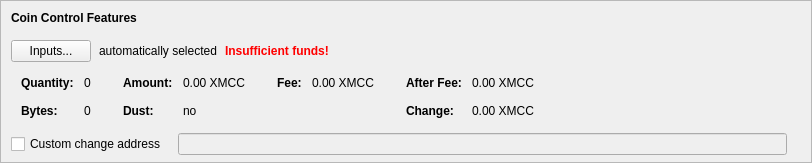
    <widget class="QFrame" name="frameCoinControl">
     <property name="sizePolicy">
      <sizepolicy hsizetype="Expanding" vsizetype="Expanding">
       <horstretch>0</horstretch>
       <verstretch>0</verstretch>
      </sizepolicy>
     </property>
     <property name="maximumSize">
      <size>
       <width>16777215</width>
       <height>16777215</height>
      </size>
     </property>
     <property name="frameShape">
      <enum>QFrame::StyledPanel</enum>
     </property>
     <property name="frameShadow">
      <enum>QFrame::Sunken</enum>
     </property>
     <layout class="QVBoxLayout" name="verticalLayoutCoinControl2">
      <property name="spacing">
       <number>0</number>
      </property>
      <property name="leftMargin">
       <number>0</number>
      </property>
      <property name="topMargin">
       <number>0</number>
      </property>
      <property name="rightMargin">
       <number>0</number>
      </property>
      <property name="bottomMargin">
       <number>6</number>
      </property>
      <item>
       <layout class="QVBoxLayout" name="verticalLayoutCoinControl" stretch="0,0,0,0,1">
        <property name="spacing">
         <number>0</number>
        </property>
        <property name="leftMargin">
         <number>10</number>
        </property>
        <property name="topMargin">
         <number>10</number>
        </property>
        <item>
         <layout class="QHBoxLayout" name="horizontalLayoutCoinControl1">
          <property name="bottomMargin">
           <number>15</number>
          </property>
          <item>
           <widget class="QLabel" name="labelCoinControlFeatures">
            <property name="sizePolicy">
             <sizepolicy hsizetype="Preferred" vsizetype="Maximum">
              <horstretch>0</horstretch>
              <verstretch>0</verstretch>
             </sizepolicy>
            </property>
            <property name="font">
             <font>
              <weight>75</weight>
              <bold>true</bold>
             </font>
            </property>
            <property name="styleSheet">
             <string notr="true">font-weight:bold;</string>
            </property>
            <property name="text">
             <string>Coin Control Features</string>
            </property>
           </widget>
          </item>
         </layout>
        </item>
        <item>
         <layout class="QHBoxLayout" name="horizontalLayoutCoinControl2" stretch="0,0,0,0">
          <property name="spacing">
           <number>8</number>
          </property>
          <property name="bottomMargin">
           <number>10</number>
          </property>
          <item>
           <widget class="QPushButton" name="pushButtonCoinControl">
            <property name="styleSheet">
             <string notr="true"/>
            </property>
            <property name="text">
             <string>Inputs...</string>
            </property>
            <property name="autoDefault">
             <bool>false</bool>
            </property>
           </widget>
          </item>
          <item>
           <widget class="QLabel" name="labelCoinControlAutomaticallySelected">
            <property name="text">
             <string>automatically selected</string>
            </property>
            <property name="margin">
             <number>5</number>
            </property>
           </widget>
          </item>
          <item>
           <widget class="QLabel" name="labelCoinControlInsuffFunds">
            <property name="font">
             <font>
              <weight>75</weight>
              <bold>true</bold>
             </font>
            </property>
            <property name="styleSheet">
             <string notr="true">color:red;font-weight:bold;</string>
            </property>
            <property name="text">
             <string>Insufficient funds!</string>
            </property>
            <property name="margin">
             <number>5</number>
            </property>
           </widget>
          </item>
          <item>
           <spacer name="horizontalSpacerCoinControl">
            <property name="orientation">
             <enum>Qt::Horizontal</enum>
            </property>
            <property name="sizeHint" stdset="0">
             <size>
              <width>40</width>
              <height>1</height>
             </size>
            </property>
           </spacer>
          </item>
         </layout>
        </item>
        <item>
         <widget class="QWidget" name="widgetCoinControl" native="true">
          <property name="sizePolicy">
           <sizepolicy hsizetype="Preferred" vsizetype="Preferred">
            <horstretch>0</horstretch>
            <verstretch>0</verstretch>
           </sizepolicy>
          </property>
          <property name="minimumSize">
           <size>
            <width>0</width>
            <height>0</height>
           </size>
          </property>
          <property name="styleSheet">
           <string notr="true"/>
          </property>
          <layout class="QHBoxLayout" name="horizontalLayoutCoinControl5">
           <property name="leftMargin">
            <number>0</number>
           </property>
           <property name="topMargin">
            <number>0</number>
           </property>
           <property name="rightMargin">
            <number>0</number>
           </property>
           <property name="bottomMargin">
            <number>0</number>
           </property>
           <item>
            <layout class="QHBoxLayout" name="horizontalLayoutCoinControl3" stretch="0,0,0,1">
             <property name="spacing">
              <number>20</number>
             </property>
             <property name="topMargin">
              <number>0</number>
             </property>
             <property name="bottomMargin">
              <number>10</number>
             </property>
             <item>
              <layout class="QFormLayout" name="formLayoutCoinControl1">
               <property name="horizontalSpacing">
                <number>10</number>
               </property>
               <property name="verticalSpacing">
                <number>14</number>
               </property>
               <property name="leftMargin">
                <number>10</number>
               </property>
               <property name="topMargin">
                <number>4</number>
               </property>
               <property name="rightMargin">
                <number>6</number>
               </property>
               <item row="0" column="0">
                <widget class="QLabel" name="labelCoinControlQuantityText">
                 <property name="font">
                  <font>
                   <weight>75</weight>
                   <bold>true</bold>
                  </font>
                 </property>
                 <property name="text">
                  <string>Quantity:</string>
                 </property>
                 <property name="margin">
                  <number>0</number>
                 </property>
                </widget>
               </item>
               <item row="0" column="1">
                <widget class="QLabel" name="labelCoinControlQuantity">
                 <property name="cursor">
                  <cursorShape>IBeamCursor</cursorShape>
                 </property>
                 <property name="contextMenuPolicy">
                  <enum>Qt::ActionsContextMenu</enum>
                 </property>
                 <property name="text">
                  <string notr="true">0</string>
                 </property>
                 <property name="margin">
                  <number>0</number>
                 </property>
                 <property name="textInteractionFlags">
                  <set>Qt::LinksAccessibleByMouse|Qt::TextSelectableByKeyboard|Qt::TextSelectableByMouse</set>
                 </property>
                </widget>
               </item>
               <item row="1" column="0">
                <widget class="QLabel" name="labelCoinControlBytesText">
                 <property name="font">
                  <font>
                   <weight>75</weight>
                   <bold>true</bold>
                  </font>
                 </property>
                 <property name="text">
                  <string>Bytes:</string>
                 </property>
                </widget>
               </item>
               <item row="1" column="1">
                <widget class="QLabel" name="labelCoinControlBytes">
                 <property name="cursor">
                  <cursorShape>IBeamCursor</cursorShape>
                 </property>
                 <property name="contextMenuPolicy">
                  <enum>Qt::ActionsContextMenu</enum>
                 </property>
                 <property name="text">
                  <string notr="true">0</string>
                 </property>
                 <property name="textInteractionFlags">
                  <set>Qt::LinksAccessibleByMouse|Qt::TextSelectableByKeyboard|Qt::TextSelectableByMouse</set>
                 </property>
                </widget>
               </item>
              </layout>
             </item>
             <item>
              <layout class="QFormLayout" name="formLayoutCoinControl2">
               <property name="horizontalSpacing">
                <number>10</number>
               </property>
               <property name="verticalSpacing">
                <number>14</number>
               </property>
               <property name="leftMargin">
                <number>6</number>
               </property>
               <property name="topMargin">
                <number>4</number>
               </property>
               <property name="rightMargin">
                <number>6</number>
               </property>
               <item row="0" column="0">
                <widget class="QLabel" name="labelCoinControlAmountText">
                 <property name="font">
                  <font>
                   <weight>75</weight>
                   <bold>true</bold>
                  </font>
                 </property>
                 <property name="text">
                  <string>Amount:</string>
                 </property>
                 <property name="margin">
                  <number>0</number>
                 </property>
                </widget>
               </item>
               <item row="0" column="1">
                <widget class="QLabel" name="labelCoinControlAmount">
                 <property name="cursor">
                  <cursorShape>IBeamCursor</cursorShape>
                 </property>
                 <property name="contextMenuPolicy">
                  <enum>Qt::ActionsContextMenu</enum>
                 </property>
                 <property name="text">
                  <string notr="true">0.00 XMCC</string>
                 </property>
                 <property name="textInteractionFlags">
                  <set>Qt::LinksAccessibleByMouse|Qt::TextSelectableByKeyboard|Qt::TextSelectableByMouse</set>
                 </property>
                </widget>
               </item>
               <item row="1" column="0">
                <widget class="QLabel" name="labelCoinControlLowOutputText">
                 <property name="font">
                  <font>
                   <weight>75</weight>
                   <bold>true</bold>
                  </font>
                 </property>
                 <property name="text">
                  <string>Dust:</string>
                 </property>
                </widget>
               </item>
               <item row="1" column="1">
                <widget class="QLabel" name="labelCoinControlLowOutput">
                 <property name="cursor">
                  <cursorShape>IBeamCursor</cursorShape>
                 </property>
                 <property name="contextMenuPolicy">
                  <enum>Qt::ActionsContextMenu</enum>
                 </property>
                 <property name="text">
                  <string notr="true">no</string>
                 </property>
                 <property name="textInteractionFlags">
                  <set>Qt::LinksAccessibleByMouse|Qt::TextSelectableByKeyboard|Qt::TextSelectableByMouse</set>
                 </property>
                </widget>
               </item>
              </layout>
             </item>
             <item>
              <layout class="QFormLayout" name="formLayoutCoinControl3">
               <property name="horizontalSpacing">
                <number>10</number>
               </property>
               <property name="verticalSpacing">
                <number>14</number>
               </property>
               <property name="leftMargin">
                <number>6</number>
               </property>
               <property name="topMargin">
                <number>4</number>
               </property>
               <property name="rightMargin">
                <number>6</number>
               </property>
               <item row="0" column="0">
                <widget class="QLabel" name="labelCoinControlFeeText">
                 <property name="font">
                  <font>
                   <weight>75</weight>
                   <bold>true</bold>
                  </font>
                 </property>
                 <property name="text">
                  <string>Fee:</string>
                 </property>
                 <property name="margin">
                  <number>0</number>
                 </property>
                </widget>
               </item>
               <item row="0" column="1">
                <widget class="QLabel" name="labelCoinControlFee">
                 <property name="cursor">
                  <cursorShape>IBeamCursor</cursorShape>
                 </property>
                 <property name="contextMenuPolicy">
                  <enum>Qt::ActionsContextMenu</enum>
                 </property>
                 <property name="text">
                  <string notr="true">0.00 XMCC</string>
                 </property>
                 <property name="textInteractionFlags">
                  <set>Qt::LinksAccessibleByMouse|Qt::TextSelectableByKeyboard|Qt::TextSelectableByMouse</set>
                 </property>
                </widget>
               </item>
              </layout>
             </item>
             <item>
              <layout class="QFormLayout" name="formLayoutCoinControl4">
               <property name="horizontalSpacing">
                <number>10</number>
               </property>
               <property name="verticalSpacing">
                <number>14</number>
               </property>
               <property name="leftMargin">
                <number>6</number>
               </property>
               <property name="topMargin">
                <number>4</number>
               </property>
               <property name="rightMargin">
                <number>6</number>
               </property>
               <item row="0" column="0">
                <widget class="QLabel" name="labelCoinControlAfterFeeText">
                 <property name="font">
                  <font>
                   <weight>75</weight>
                   <bold>true</bold>
                  </font>
                 </property>
                 <property name="text">
                  <string>After Fee:</string>
                 </property>
                 <property name="margin">
                  <number>0</number>
                 </property>
                </widget>
               </item>
               <item row="0" column="1">
                <widget class="QLabel" name="labelCoinControlAfterFee">
                 <property name="cursor">
                  <cursorShape>IBeamCursor</cursorShape>
                 </property>
                 <property name="contextMenuPolicy">
                  <enum>Qt::ActionsContextMenu</enum>
                 </property>
                 <property name="text">
                  <string notr="true">0.00 XMCC</string>
                 </property>
                 <property name="textInteractionFlags">
                  <set>Qt::LinksAccessibleByMouse|Qt::TextSelectableByKeyboard|Qt::TextSelectableByMouse</set>
                 </property>
                </widget>
               </item>
               <item row="1" column="0">
                <widget class="QLabel" name="labelCoinControlChangeText">
                 <property name="font">
                  <font>
                   <weight>75</weight>
                   <bold>true</bold>
                  </font>
                 </property>
                 <property name="text">
                  <string>Change:</string>
                 </property>
                </widget>
               </item>
               <item row="1" column="1">
                <widget class="QLabel" name="labelCoinControlChange">
                 <property name="cursor">
                  <cursorShape>IBeamCursor</cursorShape>
                 </property>
                 <property name="contextMenuPolicy">
                  <enum>Qt::ActionsContextMenu</enum>
                 </property>
                 <property name="text">
                  <string notr="true">0.00 XMCC</string>
                 </property>
                 <property name="textInteractionFlags">
                  <set>Qt::LinksAccessibleByMouse|Qt::TextSelectableByKeyboard|Qt::TextSelectableByMouse</set>
                 </property>
                </widget>
               </item>
              </layout>
             </item>
            </layout>
           </item>
          </layout>
         </widget>
        </item>
        <item>
         <layout class="QHBoxLayout" name="horizontalLayoutCoinControl4" stretch="0,0,0">
          <property name="spacing">
           <number>12</number>
          </property>
          <property name="sizeConstraint">
           <enum>QLayout::SetDefaultConstraint</enum>
          </property>
          <property name="topMargin">
           <number>5</number>
          </property>
          <property name="rightMargin">
           <number>5</number>
          </property>
          <item>
           <widget class="QCheckBox" name="checkBoxCoinControlChange">
            <property name="toolTip">
             <string>If this is activated, but the change address is empty or invalid, change will be sent to a newly generated address.</string>
            </property>
            <property name="text">
             <string>Custom change address</string>
            </property>
           </widget>
          </item>
          <item>
           <widget class="QValidatedLineEdit" name="lineEditCoinControlChange">
            <property name="enabled">
             <bool>false</bool>
            </property>
            <property name="sizePolicy">
             <sizepolicy hsizetype="Expanding" vsizetype="Fixed">
              <horstretch>0</horstretch>
              <verstretch>0</verstretch>
             </sizepolicy>
            </property>
           </widget>
          </item>
          <item>
           <widget class="QLabel" name="labelCoinControlChangeLabel">
            <property name="sizePolicy">
             <sizepolicy hsizetype="Preferred" vsizetype="Expanding">
              <horstretch>0</horstretch>
              <verstretch>0</verstretch>
             </sizepolicy>
            </property>
            <property name="minimumSize">
             <size>
              <width>0</width>
              <height>0</height>
             </size>
            </property>
            <property name="text">
             <string/>
            </property>
            <property name="margin">
             <number>3</number>
            </property>
           </widget>
          </item>
         </layout>
        </item>
        <item>
         <spacer name="verticalSpacerCoinControl">
          <property name="orientation">
           <enum>Qt::Vertical</enum>
          </property>
          <property name="sizeHint" stdset="0">
           <size>
            <width>800</width>
            <height>1</height>
           </size>
          </property>
         </spacer>
        </item>
       </layout>
      </item>
     </layout>
    </widget>
